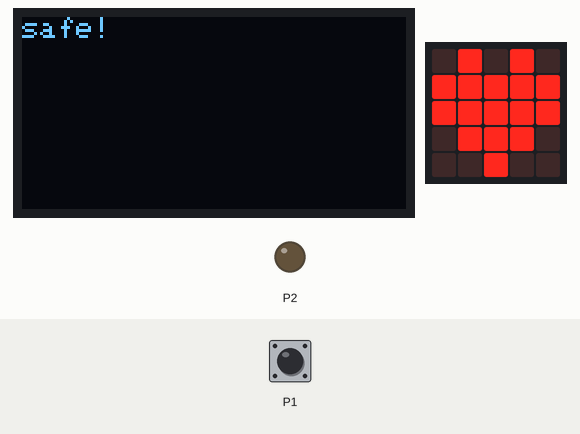
Recording of a program running on a simulated BBC micro:bit (MakeCode). Parts: 128×64 one-colour display, the board's 5×5 LED display, output pins drawn as LEDs (lit = HIGH). The inputs (shaded band) are chosen by the test bench; at power-on: P1 LOW.

Above: at 1.2 s.
1.3 s: P1 pulled HIGH for 1.8 s
At 4.1 s:
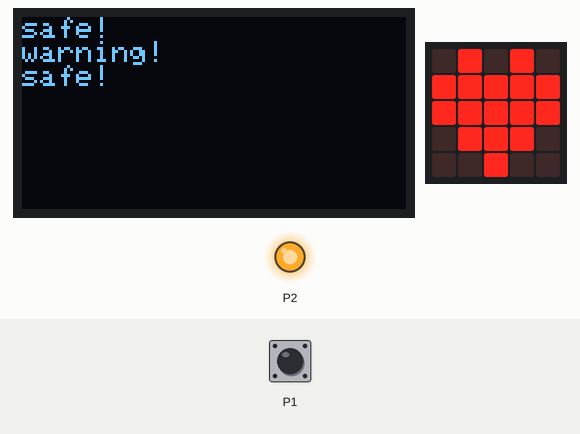
4.6 s: P1 pulled HIGH for 1.8 s
At 5.3 s:
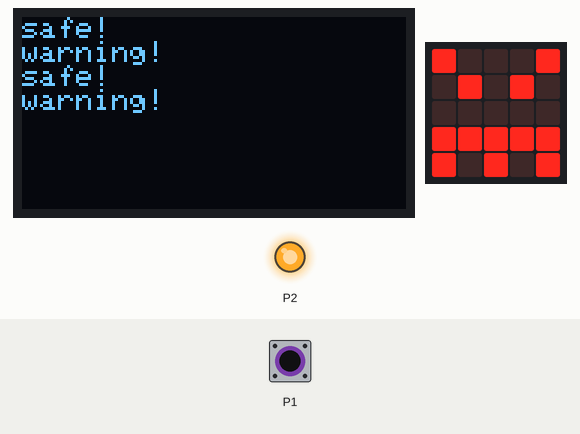
7.9 s: P1 pulled HIGH for 3.2 s
At 12.6 s:
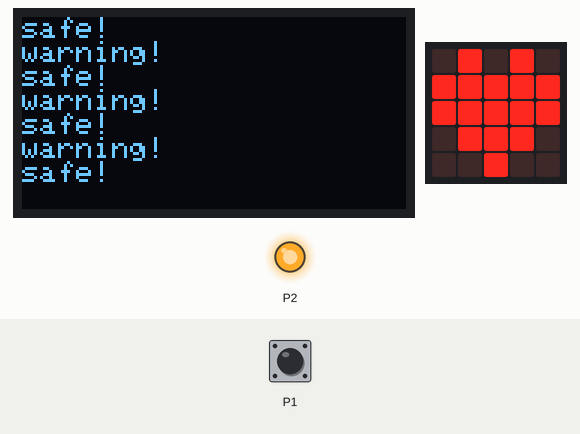
Timing chart, 0 to 14.1 s (numbered marks = the images above; inputs shaded):
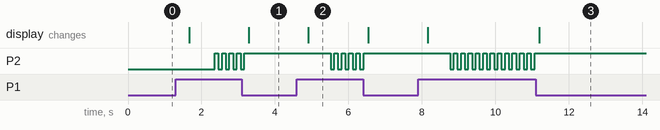

The program:

main.ts
```typescript
/**
 * -충돌센서가 떨어지면(off) 0.1초마다 led 점등
 *
 * -충돌센서가 붙으면(on) safe! 출력
 */
OLED.init(128, 64)
pins.setPull(DigitalPin.P0, PinPullMode.PullUp)
basic.forever(function () {
    if (pins.digitalReadPin(DigitalPin.P1) == 1) {
        OLED.writeStringNewLine("warning!")
        basic.showIcon(IconNames.Angry)
        while (pins.digitalReadPin(DigitalPin.P1) == 1) {
            pins.digitalWritePin(DigitalPin.P2, 0)
            basic.pause(100)
            pins.digitalWritePin(DigitalPin.P2, 1)
            basic.pause(100)
        }
    } else {
        OLED.writeStringNewLine("safe!")
        while (pins.digitalReadPin(DigitalPin.P1) == 0) {
            basic.showIcon(IconNames.Heart)
            basic.pause(1000)
        }
    }
})
```

test.ts
```typescript
// 테스트는 여기로 이동합니다; 이 패키지가 확장으로 사용될 때 컴파일되지 않을 것 입니다.
```

Measured:
- after the input at 1.3 s, P2: alternates HIGH for 0.10 s and LOW for 0.10 s, 9 changes in all, then stays HIGH, starting after 1.1 s; the display: first changes after 0.36 s (image 1 shows a later state)
- after the input at 4.6 s, P2: alternates HIGH for 0.10 s and LOW for 0.10 s, 10 changes in all, then stays HIGH, starting after 0.91 s; the display: changes after 0.31 s (image 2)
- after the input at 7.9 s, P2: alternates HIGH for 0.10 s and LOW for 0.10 s, 24 changes in all, then stays HIGH, starting after 0.87 s; the display: first changes after 0.26 s (image 3 shows a later state)
